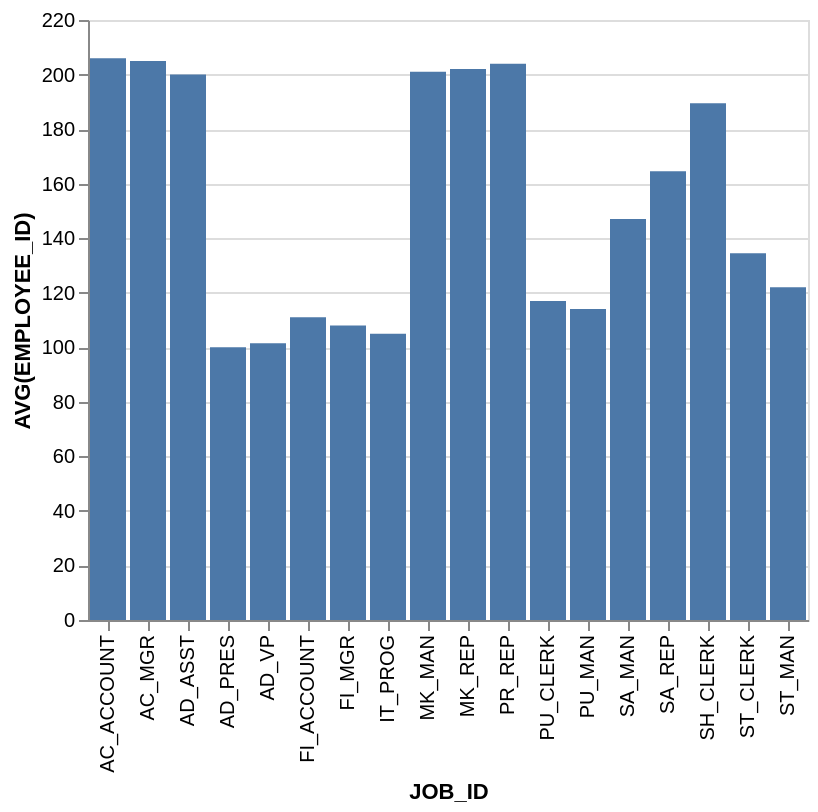

Here is the Vega-Lite specification saved for this chart:
### Vega-Lite specification from a JSON file in a GitHub repository (floating-point values rounded to 4 significant figures)
{"data": {"values": [{"x_data": "AC_ACCOUNT", "y_data": 206}, {"x_data": "AC_MGR", "y_data": 205}, {"x_data": "AD_ASST", "y_data": 200}, {"x_data": "AD_PRES", "y_data": 100}, {"x_data": "AD_VP", "y_data": 101.5}, {"x_data": "FI_ACCOUNT", "y_data": 111}, {"x_data": "FI_MGR", "y_data": 108}, {"x_data": "IT_PROG", "y_data": 105}, {"x_data": "MK_MAN", "y_data": 201}, {"x_data": "MK_REP", "y_data": 202}, {"x_data": "PR_REP", "y_data": 204}, {"x_data": "PU_CLERK", "y_data": 117}, {"x_data": "PU_MAN", "y_data": 114}, {"x_data": "SA_MAN", "y_data": 147}, {"x_data": "SA_REP", "y_data": 164.5}, {"x_data": "SH_CLERK", "y_data": 189.5}, {"x_data": "ST_CLERK", "y_data": 134.5}, {"x_data": "ST_MAN", "y_data": 122}]}, "mark": "bar", "encoding": {"x": {"field": "x_data", "type": "nominal", "title": "JOB_ID", "sort": "ascending"}, "y": {"field": "y_data", "type": "quantitative", "title": "AVG(EMPLOYEE_ID)"}}}
